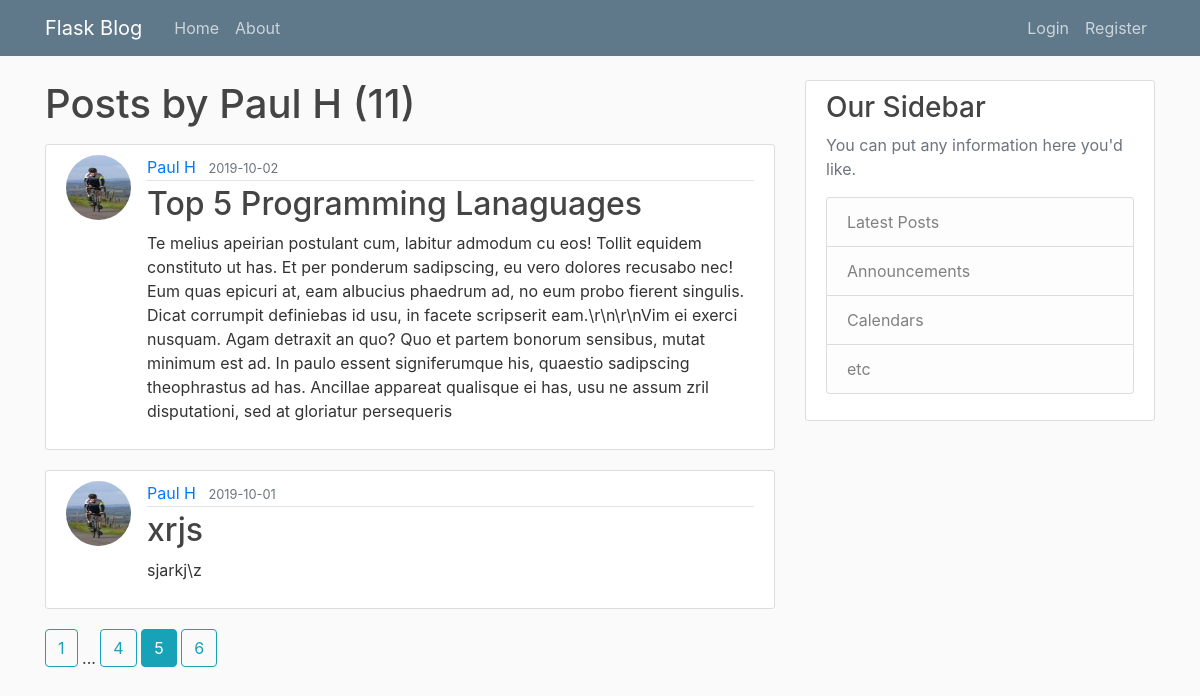
The app's page /user/Paul H?page=5 with its own data.
### flaskblog/models.py (models this page shows, shortened)
class User(db.Model, UserMixin):
    id = db.Column(db.Integer, primary_key=True)
    username = db.Column(db.String(20), unique=True, nullable=False)
    email = db.Column(db.String(120), unique=True, nullable=False)
    image_file = db.Column(db.String(20), nullable=False, default='default.jpg')
    password = db.Column(db.String(60), nullable=False)
    posts = db.relationship('Post', backref='author', lazy=True)

class Post(db.Model):
    id = db.Column(db.Integer, primary_key=True)
    title = db.Column(db.String(100), nullable=False)
    date_posted = db.Column(db.DateTime, nullable=False, default=datetime.utcnow)
    content = db.Column(db.Text, nullable=False)
    user_id = db.Column(db.Integer, db.ForeignKey('user.id'), nullable=False)

### flaskblog/users/routes.py (the view)
@users.route('/user/<string:username>')
def user_posts(username):
    page = request.args.get('page', 1, type=int)
    user = User.query.filter_by(username=username).first_or_404()
    posts = Post.query.filter_by(author=user)\
        .order_by(Post.date_posted.desc())\
        .paginate(per_page=2, page=page)
    return render_template('user_posts.html', posts=posts, user=user)

### flaskblog/templates/user_posts.html
{% extends 'layout.html' %}
{% block content %}
    <h1 class="mb-3">Posts by {{ user.username }} ({{ posts.total }})</h1>
    {% for post in posts.items %}
    <article class="media content-section">
        <img class="rounded-circle article-img" src="{{ url_for('static', filename='profile_pics/' + post.author.image_file) }}">
        <div class="media-body">
            <div class="article-metadata">
                <a class="mr-2" href="{{ url_for('users.user_posts', username=post.author.username) }}">{{ post.author.username }}</a>
                <small class="text-muted">{{ post.date_posted.strftime('%Y-%m-%d') }}</small>
            </div>
            <h2><a class="article-title" href="{{ url_for('posts.post', post_id=post.id) }}">{{ post.title }}</a></h2>
            <p class="article-content">{{ post.content }}</p>
        </div>
    </article>
    {% endfor %}
    {% for page_num in posts.iter_pages(left_edge=1, right_edge=1, left_current=1, right_current=2) %}
        {% if page_num %}
            {% if posts.page == page_num %}
                <a class="btn btn-info mb-4" href="{{ url_for('users.user_posts', username=user.username, page=page_num) }}">{{ page_num }}</a>
            {% else %}
                <a class="btn btn-outline-info mb-4" href="{{ url_for('users.user_posts', username=user.username, page=page_num) }}">{{ page_num }}</a>
            {% endif %}
        {% else %}
            ...
        {% endif %}
    {% endfor %}
{% endblock content %}

### flaskblog/static/main.css (style rules this page uses)
body { background: #fafafa; color: #333333; margin-top: 5rem; }
h1, h2, h3, h4, h5, h6 { color: #444444; }
.content-section { background: #ffffff; padding: 10px 20px; border: 1px solid #dddddd; border-radius: 3px; margin-bottom: 20px; }
.article-title { color: #444444; }
.article-content { white-space: pre-line; }
.article-img { height: 65px; width: 65px; margin-right: 16px; }
.article-metadata { padding-bottom: 1px; margin-bottom: 4px; border-bottom: 1px solid #e3e3e3 }

### records on screen
User: username "Paul H"
Post: image_file (picture), author.username "Paul H", date_posted "2019-10-02", title "Top 5 Programming Lanaguages", content "Te melius apeirian postulant cum, labitur admodum cu eos! Tollit equidem constituto ut has. Et per ponderum sadipscing, eu vero dolores recusabo nec! Eum quas epicuri at, eam albucius phaedrum ad, no eum probo fierent singulis. Dicat corrumpit definiebas id usu, in facete scripserit eam.\\r\\n\\r\\nVim ei exerci nusquam. Agam detraxit an quo? Quo et partem bonorum sensibus, mutat minimum est ad. In paulo essent signiferumque his, quaestio sadipscing theophrastus ad has. Ancillae appareat qualisque ei has, usu ne assum zril disputationi, sed at gloriatur persequeris"
Post: image_file (picture), author.username "Paul H", date_posted "2019-10-01", title "xrjs", content "sjarkj\\z"

### other values on screen
{{ posts.total }} "11"
{{ page_num }} "1" "4" "6"
{{ page_num }} "5"
